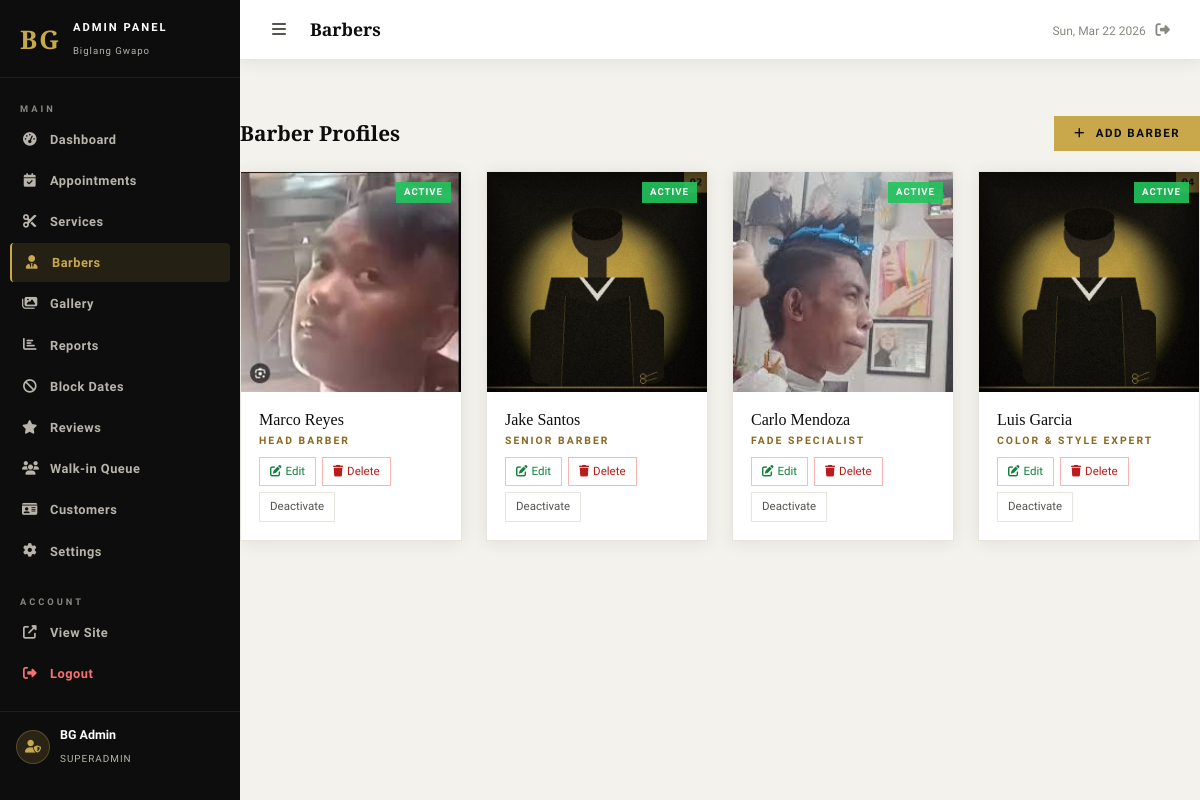
/views/admin/barbers.php (signed in), run on the app's committed database.
### tables this page shows
CREATE TABLE IF NOT EXISTS barbers (
  id          INT UNSIGNED AUTO_INCREMENT PRIMARY KEY,
  first_name  VARCHAR(80)  NOT NULL,
  last_name   VARCHAR(80)  NOT NULL,
  role_title  VARCHAR(100) NOT NULL DEFAULT 'Barber',
  bio         TEXT DEFAULT NULL,
  photo       VARCHAR(255) DEFAULT NULL,
  instagram   VARCHAR(150) DEFAULT NULL,
  facebook    VARCHAR(150) DEFAULT NULL,
  is_active   TINYINT(1) NOT NULL DEFAULT 1,
  sort_order  TINYINT UNSIGNED NOT NULL DEFAULT 0,
  created_at  TIMESTAMP DEFAULT CURRENT_TIMESTAMP,
  updated_at  TIMESTAMP DEFAULT CURRENT_TIMESTAMP ON UPDATE CURRENT_TIMESTAMP
);

### views/admin/barbers.php (the view, shortened to what this page needs)
<?php
require_once __DIR__ . '/../../config/db.php';
$barbers = $conn->query("SELECT * FROM barbers ORDER BY sort_order, id");
require_once __DIR__ . '/../../includes/admin/admin_header.php';
?>
<div class="admin-section-header">
  <div class="admin-section-title">Barber Profiles</div>
  <button class="btn-admin-gold" onclick="openModal('addBarberModal')">
    <i class="fas fa-plus me-1"></i> Add Barber
  </button>
</div>
<div class="row g-4">
  <?php while ($b = $barbers->fetch_assoc()): ?>
  <div class="col-md-6 col-lg-3">
    <div class="admin-barber-card">
      <div class="abc-img-wrap">
        <?php if ($b['photo']): ?>
        <img src="<?= htmlspecialchars($b['photo']) ?>" alt="<?= $b['first_name'] ?>">
        <?php else: ?>
        <div class="abc-img-placeholder"><i class="fas fa-user-tie"></i></div>
        <?php endif; ?>
        <span class="abc-status <?= $b['is_active'] ? 'active' : 'inactive' ?>">
          <?= $b['is_active'] ? 'Active' : 'Inactive' ?>
        </span>
      </div>
      <div class="abc-info">
        <h5><?= htmlspecialchars($b['first_name'] . ' ' . $b['last_name']) ?></h5>
        <span class="abc-role"><?= htmlspecialchars($b['role_title']) ?></span>
        <div class="abc-actions">
          <button class="btn-sm-action confirm" onclick='editBarber(<?= json_encode($b) ?>)'>
            <i class="fas fa-edit me-1"></i>Edit
          </button>
          <form method="POST" style="display:inline;" onsubmit="return confirm('Remove this barber?')">
            <button type="submit" class="btn-sm-action cancel">
              <i class="fas fa-trash me-1"></i>Delete
            </button>
          </form>
          <form method="POST" style="display:inline;">
            <button type="submit" class="btn-sm-action">
              <?= $b['is_active'] ? 'Deactivate' : 'Activate' ?>
            </button>
          </form>
        </div>
      </div>
    </div>
  </div>
  <?php endwhile; ?>
</div>
<?php require_once __DIR__ . '/../../includes/admin/admin_footer.php'; ?>

### assets/css/admin.css (style rules this page uses)
:root { --gold: #C9A84C; --gold-l: #E8C97A; --gold-d: #8A6820; --black: #0D0D0D; --dark: #141414; --dark-2: #1C1C1C; --dark-3: #242424; --white: #FFFFFF; --off-w: #F5F4F0; --light: #F4F2EC; --light-2: #E8E5DE; --gray: #888880; --gray-l: #B8B4AC; --gray-d: #555550; --sidebar-w: 240px; --topbar-h: 60px; --font-h: 'Playfair Display', serif; --font-b: 'Raleway', sans-serif; --ease: all 0.25s ease; --radius: 4px; --shadow: 0 2px 16px rgba(0,0,0,.08); }
*, *::before, *::after { box-sizing: border-box; margin: 0; padding: 0; }
body.admin-body { font-family: var(--font-b); background: var(--light); color: var(--dark); overflow-x: hidden; }
.admin-section-header { display: flex; justify-content: space-between; align-items: center; margin-bottom: 20px; flex-wrap: wrap; gap: 12px; }
.admin-section-title { font-family: var(--font-h); font-size: 1.3rem; font-weight: 700; color: var(--black); }
.btn-admin-gold { display: inline-flex; align-items: center; gap: 6px; padding: 9px 20px; background: var(--gold); color: var(--black); font-family: var(--font-b); font-size: .72rem; font-weight: 700; letter-spacing: 1.5px; text-transform: uppercase; border: none; cursor: pointer; transition: var(--ease); }
.btn-sm-action { padding: 5px 10px; font-size: .72rem; cursor: pointer; border: 1px solid var(--light-2); background: var(--white); color: var(--gray-d); transition: var(--ease); white-space: nowrap; }
.btn-sm-action.confirm { color: #15803d; border-color: rgba(34,197,94,.4); }
.btn-sm-action.cancel { color: #b91c1c; border-color: rgba(239,68,68,.4); }
.admin-barber-card { background: var(--white); border: 1px solid var(--light-2); box-shadow: var(--shadow); overflow: hidden; transition: var(--ease); }
.abc-img-wrap { position: relative; height: 220px; overflow: hidden; }
.abc-img-wrap img { width: 100%; height: 100%; object-fit: cover; object-position: top; transition: transform .5s ease; }
.abc-status { position: absolute; top: 10px; right: 10px; font-size: .6rem; font-weight: 700; letter-spacing: 1px; text-transform: uppercase; padding: 3px 8px; }
.abc-status.active { background: rgba(34,197,94,.9); color: var(--white); }
.abc-info { padding: 18px; }
.abc-info h5 { font-family: var(--font-h); font-size: 1rem; color: var(--black); margin-bottom: 4px; }
.abc-role { font-size: .65rem; font-weight: 700; letter-spacing: 2px; text-transform: uppercase; color: var(--gold-d); display: block; margin-bottom: 8px; }
.abc-actions { display: flex; gap: 6px; flex-wrap: wrap; }

### data on the page
barbers: photo (picture), is_active "ACTIVE", first_name+last_name "Marco Reyes", role_title "HEAD BARBER"
barbers: photo (picture), is_active "ACTIVE", first_name+last_name "Jake Santos", role_title "SENIOR BARBER"
barbers: photo (picture), is_active "ACTIVE", first_name+last_name "Carlo Mendoza", role_title "FADE SPECIALIST"
barbers: photo (picture), is_active "ACTIVE", first_name+last_name "Luis Garcia", role_title "COLOR & STYLE EXPERT"

### other printed values
$label "Dashboard"
$label "Appointments"
$label "Services"
$label "Barbers"
$label "Gallery"
$label "Reports"
$label "Block Dates"
$label "Reviews"
$label "Walk-in Queue"
$label "Customers"
$label "Settings"
$admin['name'] "BG Admin"
$admin['role'] "SUPERADMIN"
$pageTitle "Barbers"
